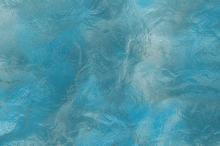
#> input picture codes/vine-base/vine/src/training_src/imagenet_c/imagenet_c/frost/frost1.png, 220 x 146 px, shrunk from 900 x 600 before the run, given as the content of the folder s/Administrator/VINE/W-Bench-INSTRUCT-only/INSTRUCT_1K/image, which was not available
$ python dwt_dct_embed_instruct.py
#> lines starting #> are read from the running program, lines starting #| are printed output that depends on the picture; pictures that were not available may be replaced by others from this repository, and a replacement may not be noted
#> in main, bgr is the input picture: shape (146, 220, 3); mean B, G, R 165.7, 149.1, 77.7
import os
from glob import glob
from pathlib import Path

import cv2
import numpy as np
import pywt

# ====== paths & config ======
ROOT = r"C:\Users\Administrator\VINE"

SRC_DIR = os.path.join(
    ROOT,
    r"W-Bench-INSTRUCT-only\INSTRUCT_1K\image"
)

OUT_DIR = os.path.join(
    ROOT,
    r"baseline_dwt_dct_instruct\INSTRUCT_1K\image"
)

os.makedirs(OUT_DIR, exist_ok=True)

MAX_IMAGES = None  # ★ 处理全部 INSTRUCT_1K（1000 张）；后面评估时再选前 200
ALPHA = 10.0       # 控制嵌入强度


def embed_bit_in_block(block, bit, alpha):
    dct = cv2.dct(block.astype(np.float32))
    i, j = 4, 4
    coef = dct[i, j]

    if bit == 1:
        if coef < 0:
            coef = -coef
        if abs(coef) < alpha:
            coef = alpha
    else:
        if coef > 0:
            coef = -coef
        if abs(coef) < alpha:
            coef = -alpha

    dct[i, j] = coef
    block_rec = cv2.idct(dct)
    return block_rec


def embed_watermark_y_channel(img_bgr, bit=1):
#> called with bit = 1
    ycrcb = cv2.cvtColor(img_bgr, cv2.COLOR_BGR2YCrCb)
#> ycrcb: shape (146, 220, 3); mean of channels 0, 1, 2 129.6, 90.9, 148.4
    Y, Cr, Cb = cv2.split(ycrcb)
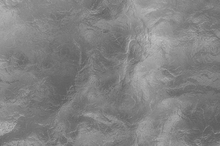
#> Y: shape (146, 220); min 92, max 194, mean 129.6
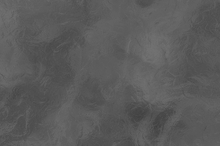
#> Cr: shape (146, 220); min 62, max 114, mean 90.9
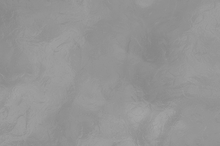
#> Cb: shape (146, 220); min 134, max 166, mean 148.4

    coeffs2 = pywt.dwt2(Y.astype(np.float32), "haar")
    LL, (LH, HL, HH) = coeffs2
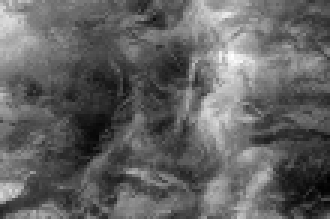
#> LL: shape (73, 110) float32 (shown 3 times larger); min 189, max 370.5, mean 259.3; drawn with min black and max white
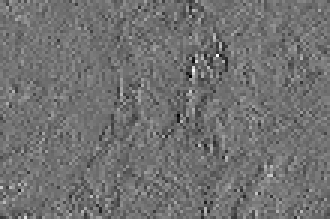
#> HL: shape (73, 110) float32 (shown 3 times larger); min -27, max 34, mean 0.1; drawn with min black and max white
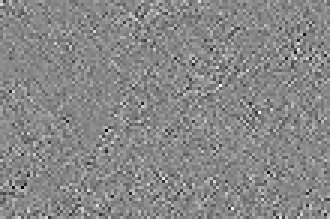
#> HH: shape (73, 110) float32 (shown 3 times larger); min -20.5, max 18, mean -0.00149; drawn with min black and max white

    h, w = LL.shape
#> h = 73; w = 110
    h8 = (h // 8) * 8
#> h8 = 72
    w8 = (w // 8) * 8
#> w8 = 104
    LL_crop = LL[:h8, :w8]
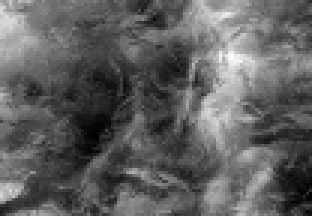
#> LL_crop: shape (72, 104) float32 (shown 3 times larger); min 194, max 370.5, mean 260.6; drawn with min black and max white

    for by in range(0, h8, 8):
        for bx in range(0, w8, 8):
            block = LL_crop[by:by+8, bx:bx+8]
            block_wm = embed_bit_in_block(block, bit, ALPHA)
            LL_crop[by:by+8, bx:bx+8] = block_wm

    LL[:h8, :w8] = LL_crop
    Y_rec = pywt.idwt2((LL, (LH, HL, HH)), "haar")
    Y_rec = np.clip(Y_rec, 0, 255).astype(np.uint8)

    ycrcb_rec = cv2.merge([Y_rec, Cr, Cb])
#> ycrcb_rec: shape (146, 220, 3); mean of channels 0, 1, 2 129.1, 90.9, 148.4
    bgr_rec = cv2.cvtColor(ycrcb_rec, cv2.COLOR_YCrCb2BGR)
    return bgr_rec


def main():
    img_paths = sorted(glob(os.path.join(SRC_DIR, "*.png")))
    if MAX_IMAGES is not None:
        img_paths = img_paths[:MAX_IMAGES]

    print(f"[INFO] Found {len(img_paths)} images in {SRC_DIR}")
    if not img_paths:
        print("[WARN] no images to process.")
        return

    for idx, p in enumerate(img_paths):
        name = os.path.basename(p)
        print(f"[EMBED] {idx+1}/{len(img_paths)}  {name}")

        bgr = cv2.imread(p, cv2.IMREAD_COLOR)
        if bgr is None:
            print(f"  [SKIP] failed to read {p}")
            continue

        bgr_wm = embed_watermark_y_channel(bgr, bit=1)

        # ★ 关键改动：和官方 VINE 一样，用 *_wm.png 结尾
        # 例如 0_248357.png -> 0_248357_wm.png
        out_name = Path(name).stem + "_wm.png"
        out_path = os.path.join(OUT_DIR, out_name)
        cv2.imwrite(out_path, bgr_wm)
        print(f"  [SAVE] {out_path}")

    print("[DONE] DWT+DCT embedding on INSTRUCT_1K (ALL images) finished.")


if __name__ == "__main__":
    main()
